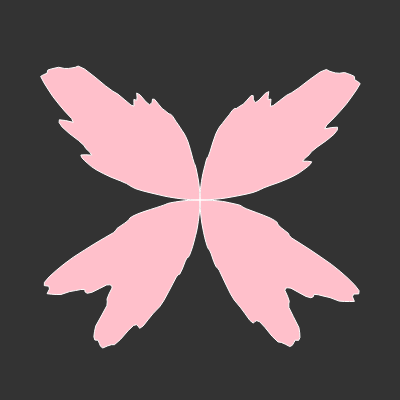
Frame 1 (no input)
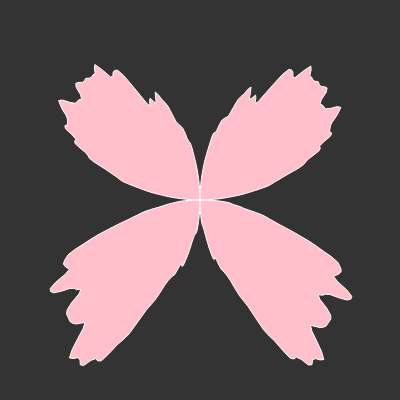
Frame 60 (no input)
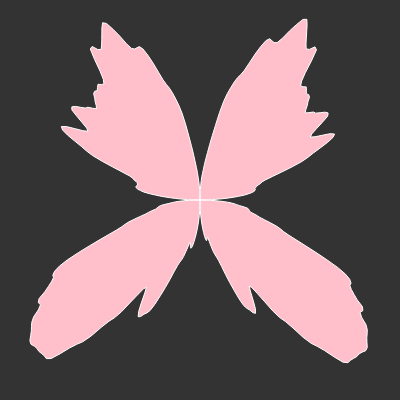
Frame 120 (the mouse pressed at the canvas centre since frame 60)

The p5.js sketch that drew these frames (run headless with seeded random() and noise() and a simulated clock; from frame 60 on, the mouse is pressed at the canvas centre):

// p5.js sketch
// ── sketch.js
var yoff = 0;

function setup() {
  createCanvas(400, 400);
}

function draw() {
  background(51);
  translate(width / 2, height / 2);
  //rotate(PI / 2);

  stroke(255);
  fill("pink");
  strokeWeight(1);

  var da = PI / 200;
  var dx = 0.06;

  var xoff = 0;
  beginShape();
  for (var a = 0; a <= TWO_PI; a += da) {
    var n = noise(xoff, yoff);
    var r = sin(2 * a) * map(n, 0, 1, 50, 300);
    var x = r * cos(a);
    var y = r * sin(a);
    if (a < PI) {
      xoff += dx;
    } else {
      xoff -= dx;
    }
    //point(x, y);
    vertex(x, y);
  }
  endShape();

  yoff += 0.008;
}
